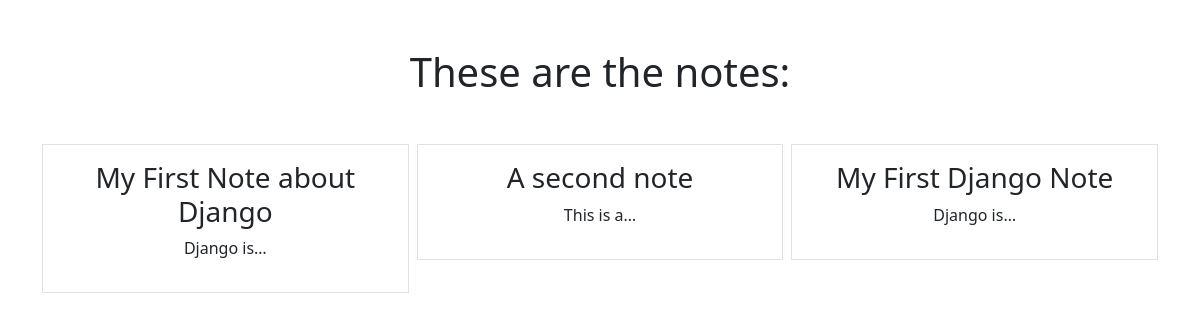
Page /smart/notes (signed in) on the committed database.
### notes/models.py (models this page shows)
class Notes(models.Model):
    title = models.CharField(max_length=200)
    text = models.TextField()
    created = models.DateTimeField(auto_now_add=True)
    user = models.ForeignKey(User, on_delete=models.CASCADE, related_name="notes")

### notes/views.py (the view)
# urls.py: path('notes', views.NotesListView.as_view(), name="notes.list"),
class NotesListView(LoginRequiredMixin, ListView):
    model = Notes
    context_object_name = "notes"
    template_name = "notes/notes_list.html"
    login_url = "/admin"
    def get_queryset(self):
        return self.request.user.notes.all()

### notes/templates/notes/notes_list.html
{% extends "base.html" %}
{% block content %}
    <h1 class="my-5">These are the notes:</h1>
    <div class="row row-cols3 g-2">
        {% for note in notes %}
        <div class="col">
            <div class="p-3 border">
                    <h3><a href="{% url 'notes.detail' pk=note.id %}" class="text-dark text-decoration-none">{{note.title}}</a></h3>
                    <p>{{note.text|truncatechars:10}}</p>
            </div>
        </div>
        {% endfor %}
    </div>
{% endblock %}

### rows in the picture
Notes: title "My First Note about Django", text "Django is…"
Notes: title "A second note", text "This is a…"
Notes: title "My First Django Note", text "Django is…"
